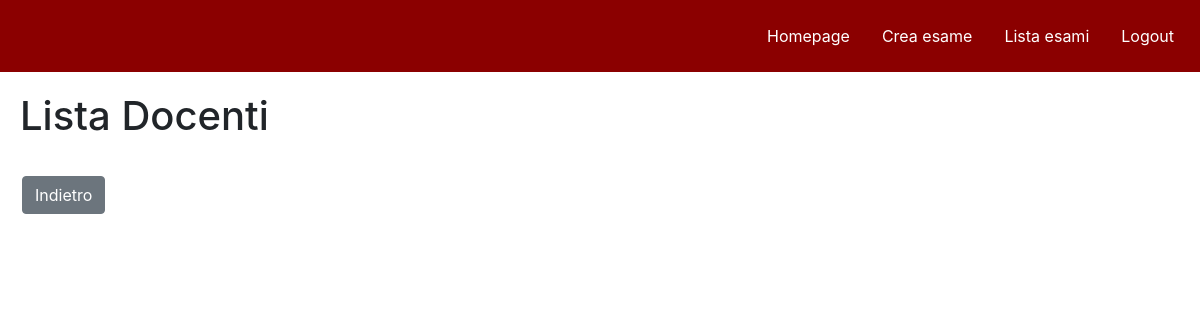
/docenti_list_del?idE=CT-0006 (signed in), run on an earlier commit of the app's database.
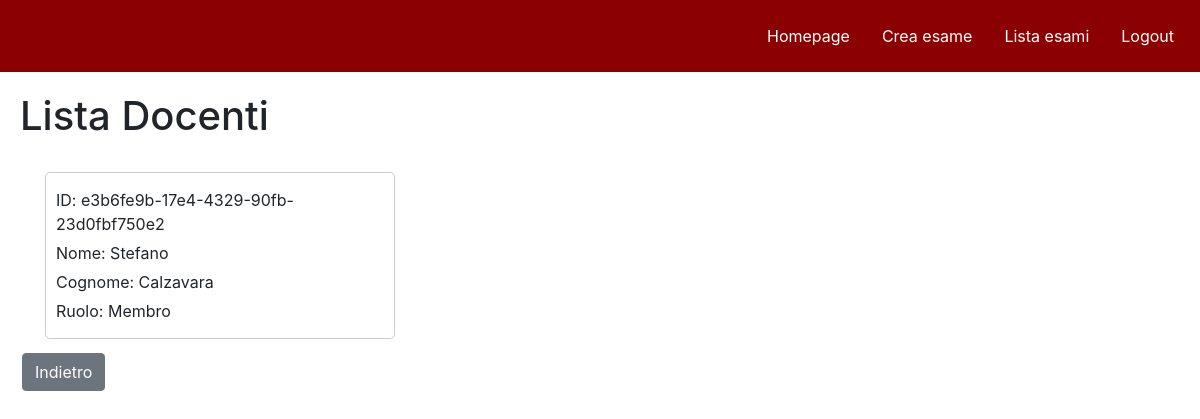
And on a later commit of the database.
### db_setup.py (models this page shows, shortened)
class Docente(UserMixin, db.Model):
    idD = db.Column(db.String(200), primary_key=True, unique = True)
    nome = db.Column(db.String(100))
    cognome = db.Column(db.String(100))
    email = db.Column(db.String(100), unique = True)
    password = db.Column(db.String(200))

class Creazione_esame(db.Model):
    __tablename__ = 'Creazione_esame'
    idD = db.Column(db.Integer, db.ForeignKey('docente.idD', name=None), primary_key=True)
    idE = db.Column(db.Integer, db.ForeignKey('esame.idE', name=None), primary_key=True)
    ruolo_docente = db.Column(Enum('Presidente', 'Membro'))
    docente = db.relationship('Docente', backref=db.backref('creazione_esame', cascade='all, delete-orphan'))
    esame = db.relationship('Esame', backref=db.backref('creazione_esame', cascade='all, delete-orphan'))

### routes.py (the view)
@bp.route('/docenti_list_del', methods=['GET', 'POST'])
@login_required
def docenti_list_del():
    from db_setup import Docente, Esame, db, Creazione_esame
    idE = request.args.get('idE')
    esame = db.session.query(Esame).filter(Esame.idE == idE).first()
    lista_docenti = db.session.query(Docente).all()
    lista_ruoli = (
        db.session.query(Creazione_esame.idD, Creazione_esame.ruolo_docente)
        .filter(Creazione_esame.idE == idE)
        .all()
    )
    current_user_id = current_user.idD
    docenti_con_ruolo = []
    for docente in lista_docenti:
        has_role = False
        for ruolo in lista_ruoli:
            if docente.idD == ruolo.idD:
                has_role = True
                break
        if has_role:
            docenti_con_ruolo.append(docente)
    return flask.render_template('docenti_list_del.html', esame=esame, lista_docenti=docenti_con_ruolo, lista_ruoli=lista_ruoli, current_user_id=current_user_id)

### routes.py (called while the page is built)
@login_manager.user_loader
def load_user(user_id):
    from db_setup import Docente
    return Docente.query.get(user_id)

### app/templates/docenti_list_del.html (shortened to what this page needs)
<!DOCTYPE html>
<html lang="en">
<head>
    <link rel="stylesheet" href="../static/student.css">
    <link rel="stylesheet" href="../static/navbar.css">
    <link rel="stylesheet" href="../static/goback.css">
    <link rel="stylesheet" href="https://maxcdn.bootstrapcdn.com/bootstrap/4.5.2/css/bootstrap.min.css">
</head>
<body>
    <ul>
        <li style="float:right"><a href="{{ url_for('routes.login') }}">Logout</a></li>
        <li style="float:right"><a href="{{ url_for('routes.view_exams') }}">Lista esami</a></li>
        <li style="float:right"><a href="{{ url_for('routes.create_exam') }}">Crea esame</a></li>
        <li style="float:right"><a href="{{ url_for('routes.homepage') }}">Homepage</a></li>
    </ul>
    <div id="Docente">
        <h1>Lista Docenti</h1>
    </div>
    <br>
    <div id="Lista_docenti" class="container">
        <div class="row">
            {% for docente in lista_docenti %}
                {% if docente.idD != current_user_id %}
                    <div class="col-md-4">
                        <div class="student-info" onclick="deleteRow('{{ docente.idD }}', '{{ esame.idE }}'); window.location.href='{{ url_for('routes.exam_page', idE=esame.idE) }}'">
                            <p>ID: {{ docente.idD }}</p>
                            <p>Nome: {{ docente.nome }}</p>
                            <p>Cognome: {{ docente.cognome }}</p>
                            {% for ruolo in lista_ruoli%}
                                {% if ruolo[0] == docente.idD%}
                                    <p>Ruolo: {{ ruolo[1] }}</p>
                                {% endif %}
                            {% endfor %}
                        </div>
                    </div>
                {% endif %}
            {% endfor %}
        </div>
    </div>
    <button id="goback" onclick="goBack()" class="button-goback btn btn-secondary">Indietro</button>
</body>
</html>

What changed in the data, as far as the page shows it:
now on this page (row unchanged): Docente: idD "e3b6fe9b-17e4-4329-90fb-23d0fbf750e2", nome "Stefano", cognome "Calzavara"
added Creazione_esame: ruolo_docente "Membro"
